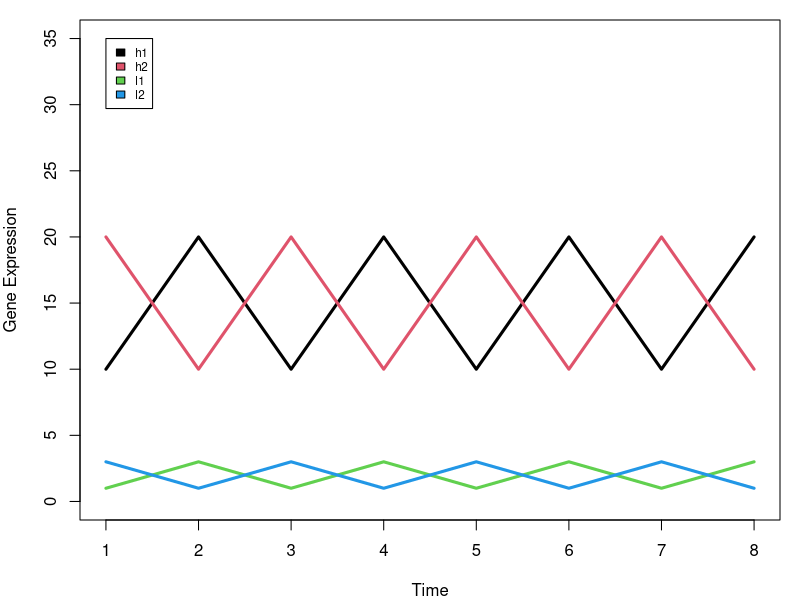
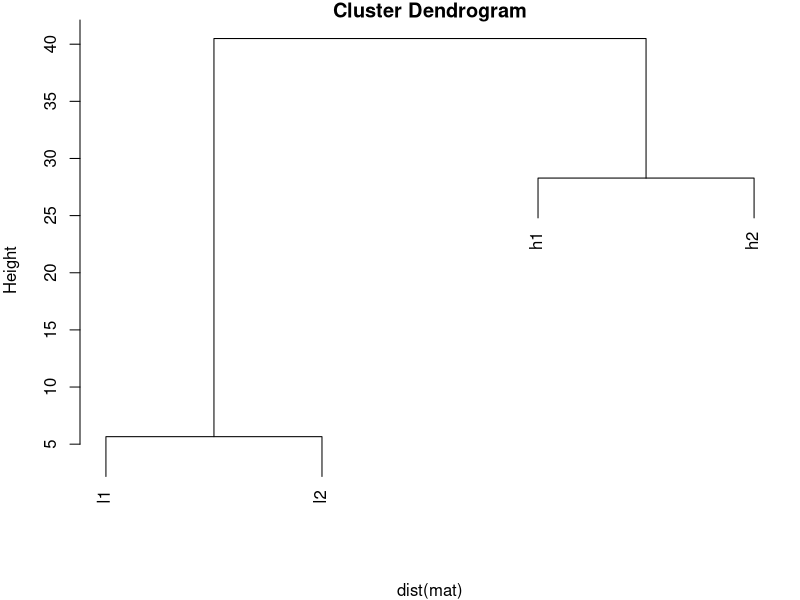
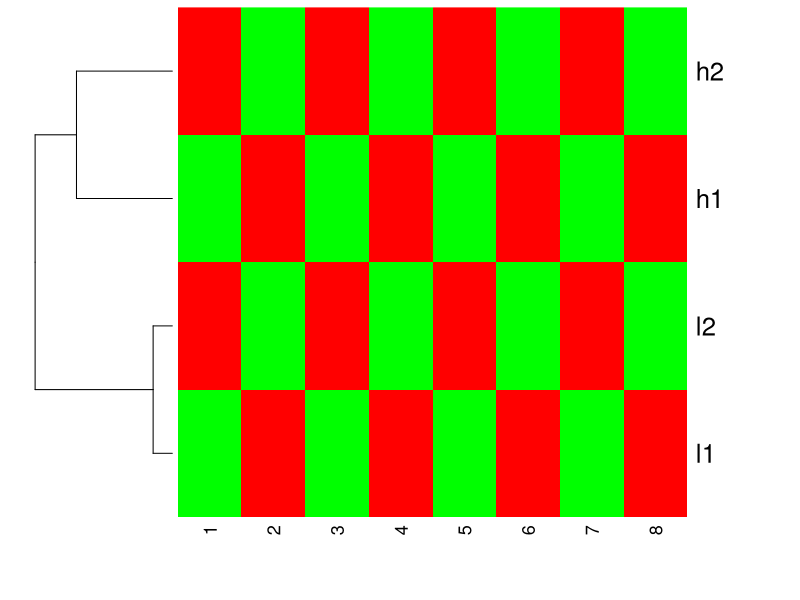
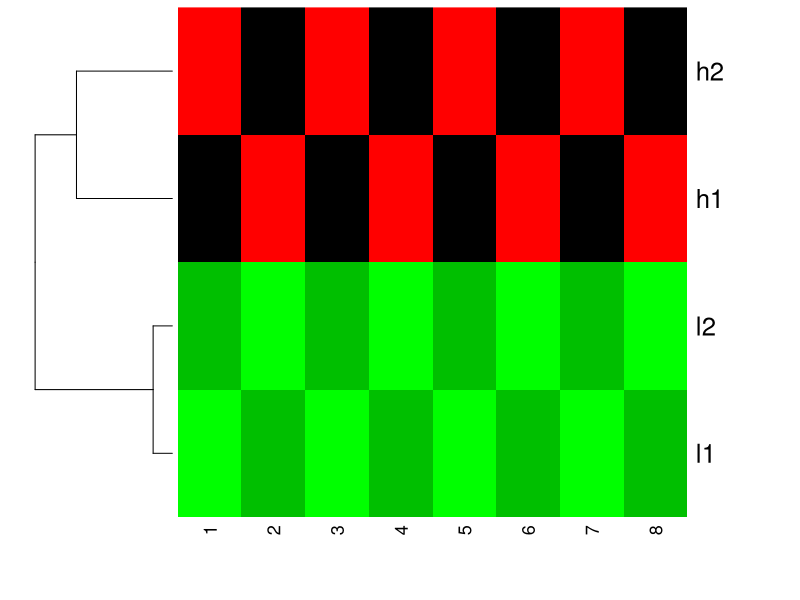
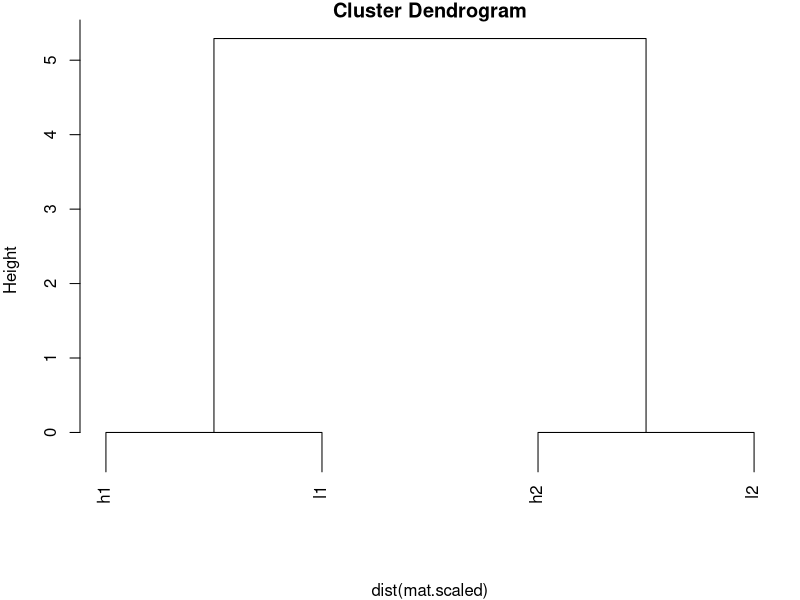
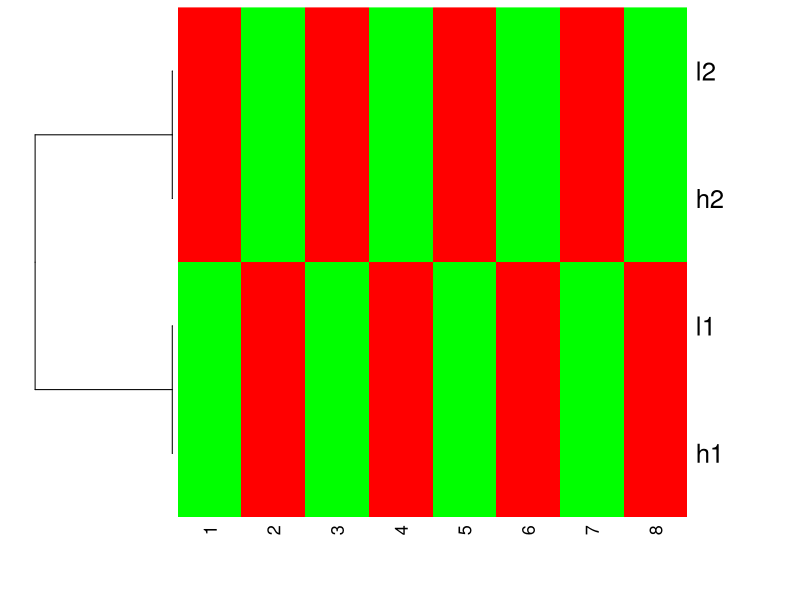
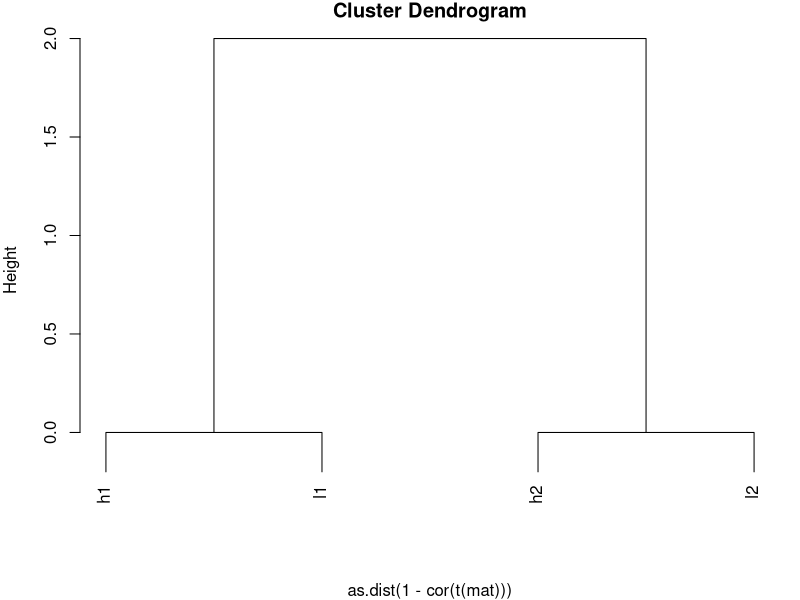
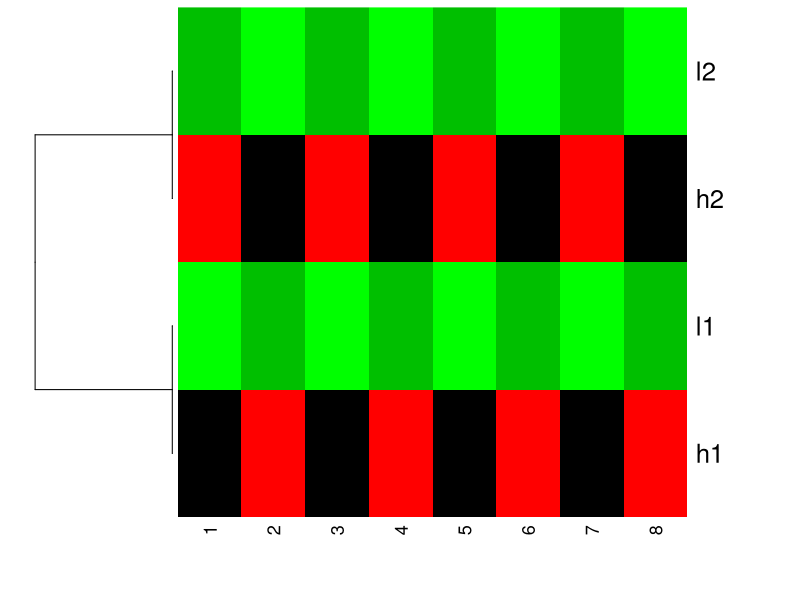

Write the R code that produced these figures, in order.
## ---- chunk 1
library(stats)
library(gplots)

h1 <- c(10,20,10,20,10,20,10,20)
h2 <- c(20,10,20,10,20,10,20,10)

l1 <- c(1,3,1,3,1,3,1,3)
l2 <- c(3,1,3,1,3,1,3,1)

mat <- rbind(h1,h2,l1,l2)

par(mfrow =c(1,1), mar=c(4,4,1,1))
plot(1:8,rep(0,8), ylim=c(0,35), pch="", xlab="Time", ylab="Gene Expression")

for (i in 1:nrow(mat)) {
lines(1:8,mat[i,], lwd=3, col=i)
}

legend(1,35,rownames(mat), 1:4, cex=0.7)
## ---- chunk 2
#?dist to see other distance measures
dist(mat)

## I will use the default for linkage method: complete
plot(hclust(dist(mat)))
## ---- chunk 3
## default, I will give parameters explicitly
heatmap(mat, Colv=NA, col=greenred(10), scale = "row")
## ---- chunk 4
heatmap(mat, Colv = NA, col=greenred(10), scale = "none")
## ---- chunk 5
mat.scaled<- t(scale(t(mat), center=TRUE, scale = TRUE))
mat.scaled
## ---- chunk 6
dist(mat.scaled)
plot(hclust(dist(mat.scaled)))
## ---- chunk 7
heatmap(mat.scaled, Colv = NA, col=greenred(10), scale = "none")
## ---- chunk 8
## correlation among the genes
cor(t(mat))

## 1- correation to define the distance
1- cor(t(mat))

hc <- hclust(as.dist(1-cor(t(mat))))
plot(hc)
## ---- chunk 9
heatmap(mat, Colv = NA, Rowv=as.dendrogram(hc), col=greenred(10), scale = "none")
## ---- chunk 10
heatmap(mat, Colv = NA, Rowv=as.dendrogram(hc), col=greenred(10), scale = "row")
## ---- chunk 11
## defaults of heatmap.2, scale is none
heatmap.2(mat, trace = "none", Colv= NA, dendrogram = "row", scale = "none")
## ---- chunk 12
## FACT of heatmap functions in R: it does clustering first and then use the scale argument (if set) to represent the data.
heatmap.2(mat, trace = "none", Colv= NA, dendrogram = "row", scale = "row")
## ---- chunk 13
heatmap.2(t(scale(t(mat), center=TRUE, scale=TRUE)), trace = "none", Colv= NA, dendrogram = "row", scale = "none")
## ---- chunk 14
heatmap.2(mat, trace = "none", 
          Colv= NA, dendrogram = "row",
          scale = "none",
          hclust=function(x) hclust(x, method='complete'), distfun=function(x) as.dist(1-cor(t(x))))
## ---- chunk 15
heatmap.2(mat, trace = "none", 
          Colv= NA, dendrogram = "row",
          scale = "row",
          hclust=function(x) hclust(x, method='complete'), distfun=function(x) as.dist(1-cor(t(x))))
## ---- chunk 16
heatmap.2(t(scale(t(mat), center=TRUE, scale=TRUE)), trace = "none", 
          Colv= NA, dendrogram = "row",
          hclust=function(x) hclust(x, method='complete'), distfun=function(x) as.dist(1-cor(t(x))))
